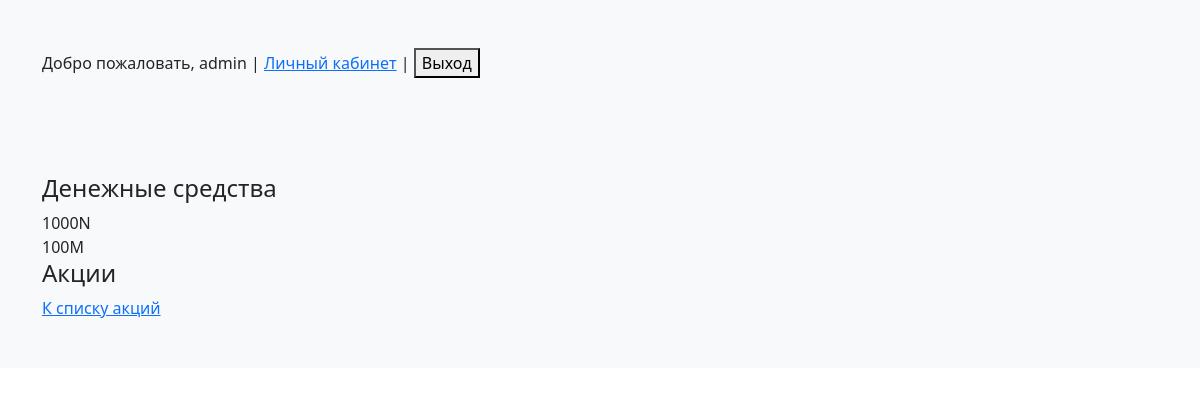
Before: /stock/account/ (signed in) with the older database file.
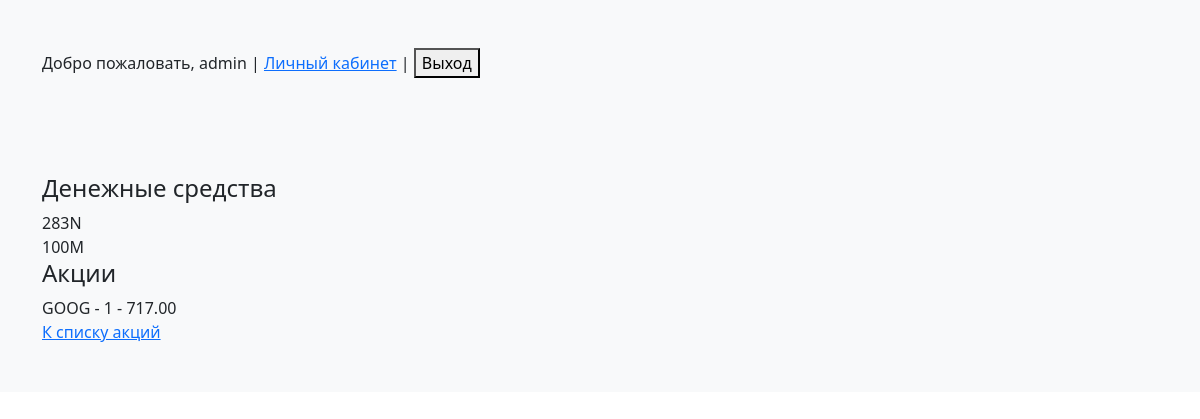
After: the same page with the newer database file.
### stock/models.py (models this page shows, shortened)
class Stock(models.Model):
    name = models.CharField(max_length=40)
    ticker = models.CharField(max_length=4, default="NULL")
    description = models.TextField(null=True, blank=True)
    currency = models.ForeignKey('Currency', null=True, on_delete=models.SET_NULL)
    logo = models.ImageField(null=True, blank=True)

class AccountStock(models.Model):
    account = models.ForeignKey(Account, on_delete=models.CASCADE)
    stock = models.ForeignKey(Stock, on_delete=models.CASCADE)
    amount = models.IntegerField(default=0)
    average_buy_cost = models.DecimalField(null=True, blank=True, decimal_places=2, max_digits=6)
    class Meta:
        unique_together = ['account', 'stock']

### stock/views.py (the view)
# urls.py: path('account/', account, name='account')
@login_required
def account(request):
    currencies = cache.get(f'currencies_{request.user.username}')
    stocks = cache.get(f'stocks_{request.user.username}')
    if currencies is None:
        print(currencies)
        currencies = [
            {
                'amount': acc_currency.amount,
                'sign': acc_currency.currency.sign
            } for acc_currency in request.user.account.accountcurrency_set.select_related('currency')
        ]
        cache.set(f'currencies_{request.user.username}', currencies, 300)
    if stocks is None:
        stocks = [
            {
                'ticker': acc_stock.stock.ticker,
                'amount': acc_stock.amount,
                'avg': acc_stock.average_buy_cost
            } for acc_stock in request.user.account.accountstock_set.select_related('stock').all()
        ]
        cache.set(f'stocks_{request.user.username}', stocks, 300)
    context = {
        'currencies': currencies,
        'stocks': stocks
    }
    return render(request, template_name='account.html', context=context)

### stock/templates/account.html
{% extends 'base.html' %}
{% block content %}
    <div>
        <h4>Денежные средства</h4>
        {% for acc_currency in currencies %}
            <div>{{ acc_currency.amount }}{{ acc_currency.sign }}</div>
        {% endfor %}
    </div>
    <div>
        <h4>Акции</h4>
        {% for acc_stock in stocks %}
            <div>{{ acc_stock.ticker }} - {{ acc_stock.amount }} - {{ acc_stock.avg }}</div>
        {% endfor %}
    </div>
    <div>
        <a href="{% url 'stock:list' %}">К списку акций</a>
    </div>
{% endblock %}

Changed rows visible on the page:
now on this page (row unchanged): Stock: ticker "GOOG"
added AccountStock: avg "717.00"
Other visible differences:
new list line: "283 N"
new list line: "- 1 -"
list line gone: "1000 N"
